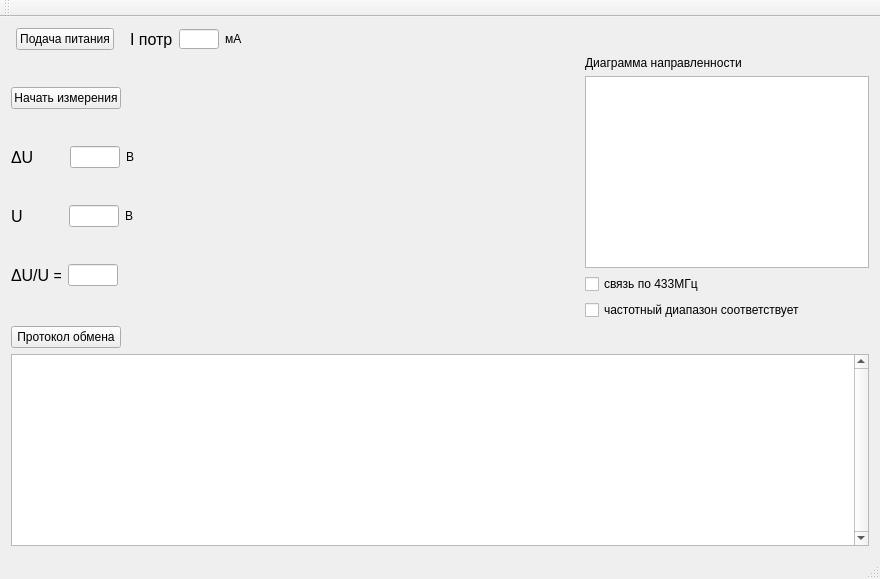
<?xml version="1.0" encoding="UTF-8"?>
<ui version="4.0">
 <class>MainWindow</class>
 <widget class="QMainWindow" name="MainWindow">
  <property name="geometry">
   <rect>
    <x>0</x>
    <y>0</y>
    <width>880</width>
    <height>579</height>
   </rect>
  </property>
  <property name="windowTitle">
   <string>MainWindow</string>
  </property>
  <widget class="QWidget" name="centralWidget">
   <layout class="QVBoxLayout" name="verticalLayout">
    <item>
     <layout class="QHBoxLayout" name="horizontalLayout">
      <item>
       <spacer name="horizontalSpacer_6">
        <property name="orientation">
         <enum>Qt::Horizontal</enum>
        </property>
        <property name="sizeType">
         <enum>QSizePolicy::Minimum</enum>
        </property>
        <property name="sizeHint" stdset="0">
         <size>
          <width>5</width>
          <height>20</height>
         </size>
        </property>
       </spacer>
      </item>
      <item>
       <widget class="QPushButton" name="pushButton">
        <property name="text">
         <string>Подача питания</string>
        </property>
       </widget>
      </item>
      <item>
       <spacer name="horizontalSpacer">
        <property name="orientation">
         <enum>Qt::Horizontal</enum>
        </property>
        <property name="sizeType">
         <enum>QSizePolicy::Minimum</enum>
        </property>
        <property name="sizeHint" stdset="0">
         <size>
          <width>10</width>
          <height>20</height>
         </size>
        </property>
       </spacer>
      </item>
      <item>
       <widget class="QLabel" name="label">
        <property name="font">
         <font>
          <pointsize>12</pointsize>
         </font>
        </property>
        <property name="text">
         <string>I потр</string>
        </property>
       </widget>
      </item>
      <item>
       <widget class="QLineEdit" name="lineEdit">
        <property name="maximumSize">
         <size>
          <width>40</width>
          <height>20</height>
         </size>
        </property>
       </widget>
      </item>
      <item>
       <widget class="QLabel" name="label_6">
        <property name="text">
         <string>мА</string>
        </property>
       </widget>
      </item>
      <item>
       <spacer name="horizontalSpacer_2">
        <property name="orientation">
         <enum>Qt::Horizontal</enum>
        </property>
        <property name="sizeType">
         <enum>QSizePolicy::MinimumExpanding</enum>
        </property>
        <property name="sizeHint" stdset="0">
         <size>
          <width>200</width>
          <height>20</height>
         </size>
        </property>
       </spacer>
      </item>
     </layout>
    </item>
    <item>
     <layout class="QHBoxLayout" name="horizontalLayout_4">
      <item>
       <layout class="QVBoxLayout" name="verticalLayout_2">
        <item>
         <widget class="QPushButton" name="pushButton_2">
          <property name="maximumSize">
           <size>
            <width>110</width>
            <height>16777215</height>
           </size>
          </property>
          <property name="text">
           <string>Начать измерения</string>
          </property>
         </widget>
        </item>
        <item>
         <layout class="QHBoxLayout" name="horizontalLayout_2">
          <item>
           <widget class="QLabel" name="label_2">
            <property name="font">
             <font>
              <pointsize>12</pointsize>
             </font>
            </property>
            <property name="text">
             <string>ΔU</string>
            </property>
           </widget>
          </item>
          <item>
           <spacer name="horizontalSpacer_7">
            <property name="orientation">
             <enum>Qt::Horizontal</enum>
            </property>
            <property name="sizeType">
             <enum>QSizePolicy::Minimum</enum>
            </property>
            <property name="sizeHint" stdset="0">
             <size>
              <width>30</width>
              <height>20</height>
             </size>
            </property>
           </spacer>
          </item>
          <item>
           <widget class="QLineEdit" name="lineEdit_2">
            <property name="maximumSize">
             <size>
              <width>50</width>
              <height>16777215</height>
             </size>
            </property>
           </widget>
          </item>
          <item>
           <widget class="QLabel" name="label_7">
            <property name="maximumSize">
             <size>
              <width>16777215</width>
              <height>15</height>
             </size>
            </property>
            <property name="text">
             <string>В</string>
            </property>
           </widget>
          </item>
          <item>
           <spacer name="horizontalSpacer_3">
            <property name="orientation">
             <enum>Qt::Horizontal</enum>
            </property>
            <property name="sizeHint" stdset="0">
             <size>
              <width>40</width>
              <height>20</height>
             </size>
            </property>
           </spacer>
          </item>
         </layout>
        </item>
        <item>
         <layout class="QHBoxLayout" name="horizontalLayout_3">
          <item>
           <widget class="QLabel" name="label_3">
            <property name="font">
             <font>
              <pointsize>12</pointsize>
             </font>
            </property>
            <property name="text">
             <string>U</string>
            </property>
           </widget>
          </item>
          <item>
           <spacer name="horizontalSpacer_8">
            <property name="orientation">
             <enum>Qt::Horizontal</enum>
            </property>
            <property name="sizeType">
             <enum>QSizePolicy::Minimum</enum>
            </property>
            <property name="sizeHint" stdset="0">
             <size>
              <width>40</width>
              <height>20</height>
             </size>
            </property>
           </spacer>
          </item>
          <item>
           <widget class="QLineEdit" name="lineEdit_3">
            <property name="maximumSize">
             <size>
              <width>50</width>
              <height>16777215</height>
             </size>
            </property>
           </widget>
          </item>
          <item>
           <widget class="QLabel" name="label_8">
            <property name="maximumSize">
             <size>
              <width>16777215</width>
              <height>15</height>
             </size>
            </property>
            <property name="text">
             <string>В</string>
            </property>
           </widget>
          </item>
          <item>
           <spacer name="horizontalSpacer_4">
            <property name="orientation">
             <enum>Qt::Horizontal</enum>
            </property>
            <property name="sizeHint" stdset="0">
             <size>
              <width>40</width>
              <height>20</height>
             </size>
            </property>
           </spacer>
          </item>
         </layout>
        </item>
        <item>
         <layout class="QHBoxLayout" name="horizontalLayout_5">
          <item>
           <widget class="QLabel" name="label_4">
            <property name="maximumSize">
             <size>
              <width>50</width>
              <height>20</height>
             </size>
            </property>
            <property name="font">
             <font>
              <pointsize>12</pointsize>
             </font>
            </property>
            <property name="text">
             <string>ΔU/U =</string>
            </property>
           </widget>
          </item>
          <item>
           <spacer name="horizontalSpacer_9">
            <property name="orientation">
             <enum>Qt::Horizontal</enum>
            </property>
            <property name="sizeType">
             <enum>QSizePolicy::Minimum</enum>
            </property>
            <property name="sizeHint" stdset="0">
             <size>
              <width>1</width>
              <height>20</height>
             </size>
            </property>
           </spacer>
          </item>
          <item>
           <widget class="QLineEdit" name="lineEdit_4">
            <property name="maximumSize">
             <size>
              <width>50</width>
              <height>16777215</height>
             </size>
            </property>
           </widget>
          </item>
          <item>
           <spacer name="horizontalSpacer_10">
            <property name="orientation">
             <enum>Qt::Horizontal</enum>
            </property>
            <property name="sizeHint" stdset="0">
             <size>
              <width>40</width>
              <height>20</height>
             </size>
            </property>
           </spacer>
          </item>
         </layout>
        </item>
       </layout>
      </item>
      <item>
       <spacer name="horizontalSpacer_5">
        <property name="orientation">
         <enum>Qt::Horizontal</enum>
        </property>
        <property name="sizeHint" stdset="0">
         <size>
          <width>40</width>
          <height>20</height>
         </size>
        </property>
       </spacer>
      </item>
      <item>
       <layout class="QVBoxLayout" name="verticalLayout_3">
        <item>
         <widget class="QLabel" name="label_5">
          <property name="text">
           <string>Диаграмма направленности</string>
          </property>
         </widget>
        </item>
        <item>
         <widget class="QGraphicsView" name="graphicsView"/>
        </item>
        <item>
         <widget class="QCheckBox" name="checkBox_2">
          <property name="text">
           <string>связь по 433МГц</string>
          </property>
         </widget>
        </item>
        <item>
         <widget class="QCheckBox" name="checkBox">
          <property name="text">
           <string>частотный диапазон соответствует</string>
          </property>
         </widget>
        </item>
       </layout>
      </item>
     </layout>
    </item>
    <item>
     <widget class="QPushButton" name="pushButton_3">
      <property name="maximumSize">
       <size>
        <width>110</width>
        <height>16777215</height>
       </size>
      </property>
      <property name="text">
       <string>Протокол обмена</string>
      </property>
     </widget>
    </item>
    <item>
     <widget class="QTextEdit" name="textEdit">
      <property name="verticalScrollBarPolicy">
       <enum>Qt::ScrollBarAlwaysOn</enum>
      </property>
     </widget>
    </item>
   </layout>
  </widget>
  <widget class="QMenuBar" name="menuBar">
   <property name="geometry">
    <rect>
     <x>0</x>
     <y>0</y>
     <width>880</width>
     <height>21</height>
    </rect>
   </property>
  </widget>
  <widget class="QToolBar" name="mainToolBar">
   <attribute name="toolBarArea">
    <enum>TopToolBarArea</enum>
   </attribute>
   <attribute name="toolBarBreak">
    <bool>false</bool>
   </attribute>
  </widget>
  <widget class="QStatusBar" name="statusBar"/>
 </widget>
 <layoutdefault spacing="6" margin="11"/>
 <resources/>
 <connections/>
</ui>
